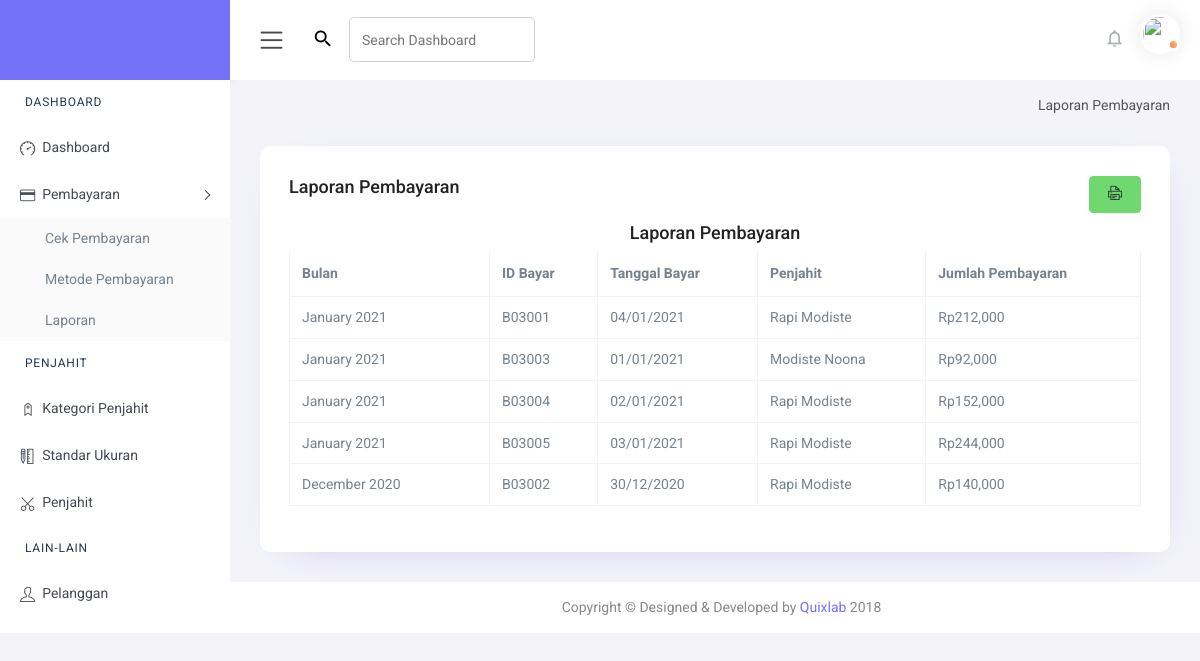
Screenshot of /admin/adminweb.php?module=laporanBayar (signed in) with the database file from the repository.
### tables this page shows
CREATE TABLE `tbl_pembayaran` (
  `idPembayaran` char(6) NOT NULL,
  `idPesanan` char(6) NOT NULL,
  `idMetodeBayar` int(11) NOT NULL,
  `biayaKirim` int(11) NOT NULL,
  `totalBayar` int(11) NOT NULL,
  `bukti` varchar(100) NOT NULL,
  `statusBayar` char(1) NOT NULL,
  `tglBayar` datetime NOT NULL,
  `cek` int(11) NOT NULL
);

CREATE TABLE `tbl_penjahit` (
  `idPenjahit` int(11) NOT NULL,
  `username` varchar(30) NOT NULL,
  `password` varchar(50) NOT NULL,
  `nama` varchar(50) NOT NULL,
  `alamat` varchar(60) NOT NULL,
  `idKecamatan` int(11) NOT NULL,
  `idKelurahan` varchar(15) NOT NULL,
  `nohp` varchar(13) NOT NULL,
  `email` varchar(30) NOT NULL,
  `deskripsi` text NOT NULL,
  `kodeBank` varchar(3) NOT NULL,
  `rekening` varchar(30) NOT NULL,
  `foto` varchar(100) NOT NULL,
  `hargaMinimal` int(11) NOT NULL,
  `kuotaPesanan` int(11) NOT NULL,
  `statusAktif` tinyint(1) NOT NULL,
  `tglDaftar` date NOT NULL
);

### admin/module/laporan/laporanPembayaran.php (the view, shortened to what this page needs)
<?php
include "../lib/koneksi.php";
?>
<div class="content-body">
    <div class="row page-titles mx-0">
        <div class="col p-md-0">
            <ol class="breadcrumb">
                <li class="breadcrumb-item active"><a href="javascript:void(0)">Laporan Pembayaran</a></li>
            </ol>
        </div>
    </div>
    <div class="container-fluid" id="main">
        <div class="row justify-content-center">
            <div class="col-lg-12">
                <div class="card">
                    <div class="card-body">
                        <div class="card-title mb-4">
                            <h4 class="d-inline">Laporan Pembayaran</h4>
                            <a href="" id="print" class="btn btn-success float-right" data-toggle="tooltip" data-placement="top" title="Cetak Laporan"><i class="ti-printer"></i></a>
                        </div>
                        <div class="table-responsive" id="printArea">
                        <h4 class="text-center">Laporan Pembayaran</h4>
                            <table class="table table-bordered verticle-middle" >
                                <thead>
                                    <tr>
                                        <th width="200">Bulan</th>
                                        <th>ID Bayar</th>
                                        <th>Tanggal Bayar</th>
                                        <th>Penjahit</th>
                                        <th>Jumlah Pembayaran</th>
                                    </tr>
                                </thead>
                                <tbody id="laporan" >
                                    <?php
                                        $kueri = mysqli_query($koneksi, "SELECT *, MONTHNAME(tglBayar) as namaBulan FROM tbl_pembayaran A
                                        INNER JOIN tbl_pesanan B ON A.idPesanan = B.idPesanan INNER JOIN tbl_penjahit C ON B.idPenjahit = C.idPenjahit WHERE DATE_FORMAT(tglBayar,'%Y-%m') ORDER BY namaBulan DESC ");
                                        while ($res=mysqli_fetch_array($kueri)) {
                                            ?>
                                                <tr>
                                                <td><?php echo $res['namaBulan']." ".date_format(new DateTime($res['tglBayar']),'Y');?></td>
                                                <td><?php echo $res['idPembayaran'];?></td>
                                                <td><?php echo date_format(new DateTime($res['tglBayar']),'d/m/Y');?></td>
                                                <td><?php echo ($res['nama']);?></td>
                                                <td>Rp<?php echo number_format($res['totalBayar']+$res['biayaKirim']);?></td>
                                                </tr>
                                        <?php
                                        }?>
                                </tbody>
                            </table>
                        </div>
                    </div>
                </div>
            </div>
        </div>
    </div>
</div>

### rows the page displays
tbl_pembayaran: namaBulan "January", tglBayar "2021", idPembayaran "B03001", tglBayar "04/01/2021", tbl_penjahit.nama "Rapi Modiste", $res['totalBayar']+$res['biayaKirim'] "212,000"
tbl_pembayaran: namaBulan "January", tglBayar "2021", idPembayaran "B03003", tglBayar "01/01/2021", tbl_penjahit.nama "Modiste Noona", $res['totalBayar']+$res['biayaKirim'] "92,000"
tbl_pembayaran: namaBulan "January", tglBayar "2021", idPembayaran "B03004", tglBayar "02/01/2021", tbl_penjahit.nama "Rapi Modiste", $res['totalBayar']+$res['biayaKirim'] "152,000"
tbl_pembayaran: namaBulan "January", tglBayar "2021", idPembayaran "B03005", tglBayar "03/01/2021", tbl_penjahit.nama "Rapi Modiste", $res['totalBayar']+$res['biayaKirim'] "244,000"
tbl_pembayaran: namaBulan "December", tglBayar "2020", idPembayaran "B03002", tglBayar "30/12/2020", tbl_penjahit.nama "Rapi Modiste", $res['totalBayar']+$res['biayaKirim'] "140,000"
